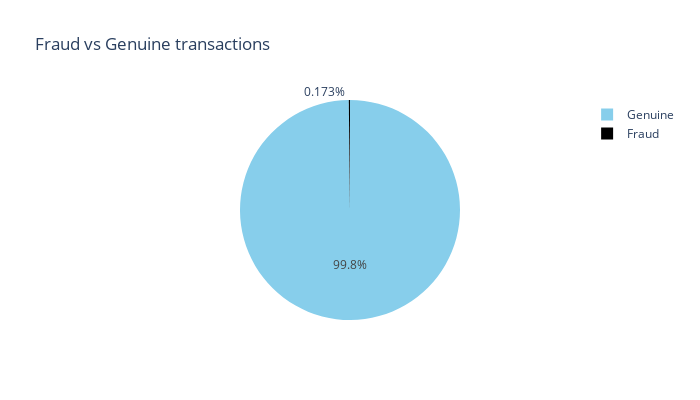

Here is the notebook cell this chart was saved with:
### Markdown cell above
# Show data imbalance

### Code cell
labels=["Genuine","Fraud"]

fraud_or_not = df["Class"].value_counts().tolist()
values = [fraud_or_not[0], fraud_or_not[1]]

fig = px.pie(values=df['Class'].value_counts(), names=labels , width=700, height=400, color_discrete_sequence=["skyblue","black"]
             ,title="Fraud vs Genuine transactions")
fig.show()

### Figure 1 — Plotly figure (JSON) as saved in the notebook; plotly's stock layout.template omitted (floating-point values rounded to 4 significant figures)
{"data": [{"domain": {"x": [0, 1], "y": [0, 1]}, "hovertemplate": "label=%{label}<br>value=%{value}<extra></extra>", "labels": ["Genuine", "Fraud"], "legendgroup": "", "name": "", "showlegend": true, "type": "pie", "values": [284315, 492]}], "layout": {"height": 400, "legend": {"tracegroupgap": 0}, "piecolorway": ["skyblue", "black"], "title": {"text": "Fraud vs Genuine transactions"}, "width": 700}}
